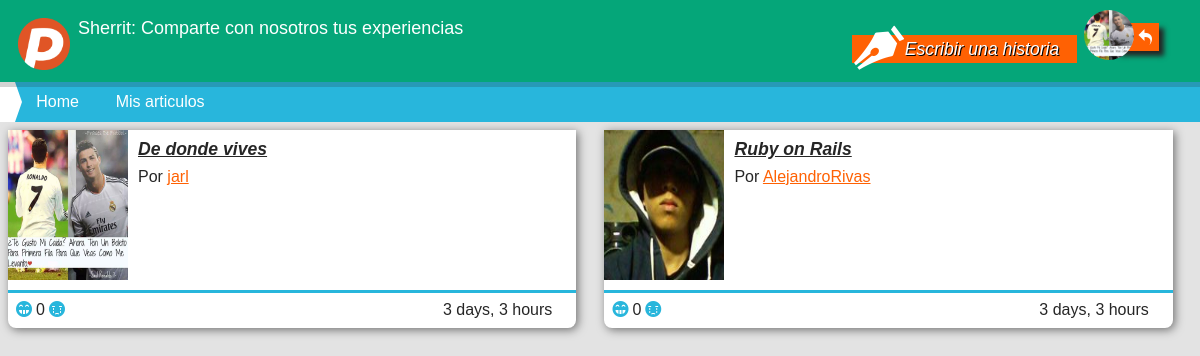
Screenshot of /home/ (signed in) with the database file from the repository.
### apps/usuarios/models.py (models this page shows)
class Perfil(models.Model):
	usuario = models.OneToOneField(User)
	avatar = models.ImageField(upload_to = 'avatar')
	informacion = models.TextField(blank = True)
	class Meta:
		verbose_name = u'Perfile'
	def __unicode__(self):
		return self.usuario.username

### apps/articulos/models.py (models this page shows, shortened)
class Articulo(models.Model):
	creador = models.ForeignKey(Perfil)
	titulo = models.CharField(max_length = 140)
	contenido = models.TextField(default = '')
	fecha = models.DateTimeField(auto_now_add = True)
	votos = models.IntegerField(default = 0)
	slug = models.SlugField(editable = False)

### apps/articulos/views.py (the view)
# urls.py: url(r'^home/$', 'apps.articulos.views.home', name="home"),
def home(request):
	perfil = Perfil.objects.filter(usuario = request.user)
	articulos = Articulo.objects.order_by('-votos').all()
	for p in perfil:
		avatar = p.avatar
	return render(request, "home.html",
                      { 'avatar':avatar, 'articulos':articulos })

### apps/articulos/templates/home.html
{% extends "bases.html" %}
{% block content %}
<section class="articulos">
	{% for articulo in articulos %}
	<article class="articulo">
		<div class="descripcion">
			<div class="imagen">
				<img src="{{MEDIA_URL}}{{ articulo.creador.avatar }}">
			</div>
			<div class="detalle">
				<h2 class="title">
					<a href="{% url 'articulo' articulo.slug %}">
						{{ articulo.titulo }}
					</a>
				</h2>
				<p class="autor">Por <a href="#">{{ articulo.creador }}</a></p>
			</div>
		</div>
		<div class="acciones">
			<div class="votos">
				<a class="plus" href="#"></a>
				<p class="voto">{{ articulo.votos }}</p>
				<a class="minus" href="#"></a>
			</div>
			<p class="fecha">{{ articulo.fecha|timesince }}</p>
		</div>
	</article>
	{% endfor %}
</section>
{% endblock content %}

### apps/articulos/templates/bases.html (shortened to what this page needs)
<!DOCTYPE html>
<html lang="es">
<head>
	{% load static from staticfiles %}
	<link rel="stylesheet" type="text/css" href="{% static 'css/normalize.css' %}">
	<link rel="stylesheet" type="text/css" href="{% static 'css/articulo.css' %}">
</head>
<body>
	{% block header %}
		<header>
			<div class="logo">
				<img src="{% static 'img/logo.png' %}" alt="Sherrit" />
			</div>
			<div class="titulo">
				<h1>Sherrit: Comparte con nosotros tus experiencias</h1>
			</div>
			<div class="usuario">
				<figure class="avatar">
					<a href="{% url 'add' %}">
						<img src="{{MEDIA_URL}}{{ avatar }}">
					</a>
				</figure>
				<a class="flecha" href="{% url 'logOut' %}"></a>
			</div>
			<a class="new_history" href="{% url 'add' %}">Escribir una historia</a>
		</header>
		<nav>
			<ul>
				<li><a href="{% url 'home' %}">Home</a></li>
				<li><a href="#">Mis articulos</a></li>
			</ul>
		</nav>
	{% endblock header %}
	{% block content %}
	{% endblock content %}
</body>
</html>

### apps/articulos/static/css/articulo.css (style rules this page uses)
body { font-size:16px;background:#e3e3e3 }
header { background:#05a679;box-shadow:0 5px 0 rgba(38,38,38,0.2);color:#fff;overflow:hidden;padding:.5em;position:relative;z-index:2; }
header .logo img { width:52px;margin:10px 0 0 10px }
header .new_history { background:#ff6103;color:#fff;position:absolute;top:2em;left:71%;text-decoration:none;text-shadow:1px 1px 0 #000;font-style:italic;padding:.2em 1em;font-size:1.1em;padding-left:3em; }
header .new_history:before { content:"\e908";font-family:'icono';display:inline-block;margin:0 3px 0 0;text-shadow:none;font-size:2.5em;position:absolute;top:-9px;left:1px }
header .titulo { margin:0 80px 0 70px; }
header .titulo h1 { position:absolute;font-size:18px;font-weight:normal;top:1em;left:4;margin:0;padding:0 }
header .usuario { position:absolute;right:50px;top:10px; }
header .usuario .avatar { margin:0 1em 0 0;position:relative;z-index:69; }
header .usuario .avatar img { border-radius:50%;width:50px;height:50px;cursor:pointer }
header .usuario .flecha { box-shadow:5px 5px 5px #262626;background:#ff6103;color:#fff;display:block;padding:5.5px;position:absolute;right:-9px;text-align:right;text-decoration:none;top:12.5px;width:50%;z-index:0; }
header .usuario .flecha:before { content:"\e967";display:block;font-family:"icono";margin:1px 0 0 0 }
nav { background:#28b6dc;border-left:15px solid #fff;position:relative; }
nav:before { border-bottom:20px solid transparent;border-left:7px solid #fff;border-top:20px solid transparent;content:"";left:0;position:absolute;top:0 }
nav ul { height:40px;line-height:40px;margin:0;padding:0;overflow-x:auto;white-space:nowrap; }
nav ul li { display:inline-block;margin-left:10px; }
nav ul li a { color:#fff;display:block;margin:0 .5em;padding:0 .2em;text-decoration:none; }
.articulos { padding:.5em; }
.articulos .articulo { background:#fff;border-radius:0 0 .5em .5em;box-shadow:2px 2px 10px rgba(0,0,0,0.5);color:#262626;margin-bottom:1em;display:inline-block;width:48%;vertival-align:top; }
.articulos .articulo:nth-child(odd) { margin-right:2% }
.articulos .articulo .acciones { border-top:3px solid #28b6dc;padding:.5em;overflow:hidden;display:block; }
.articulos .articulo .acciones .fecha { float:right;margin:0 1em 0 0 }
.articulos .articulo .acciones .votos { float:left; }
.articulos .articulo .acciones .votos .plus { float:left; }
.articulos .articulo .acciones .votos .plus:after { content:"\e9ea";font-family:'icono' }
.articulos .articulo .acciones .votos .minus { float:right;margin:0 180px 0 0; }
.articulos .articulo .acciones .votos .minus:after { content:'\ea02';font-family:'icono' }
.articulos .articulo .acciones .votos .plus,.articulos .articulo .acciones .votos .minus { text-decoration:none;color:#57585b; }
.articulos .articulo .acciones .votos .plus:after,.articulos .articulo .acciones .votos .minus:after { color:#28b6dc }
.articulos .articulo .acciones .votos .voto { display:inline-block;margin:0 4px 0 4px;padding:0 }
.articulos .articulo .descripcion { display:inline-block; }
.articulos .articulo .descripcion .detalle { height:160px;margin-left:130px; }
.articulos .articulo .descripcion .detalle .autor { margin:.5em 0 2em 0; }
.articulos .articulo .descripcion .detalle .autor a { color:#ff6103 }
.articulos .articulo .descripcion .detalle .title { font-size:1.1em;font-style:italic;margin:0;padding:.5em .5em 0 0; }
.articulos .articulo .descripcion .detalle .title a { color:#262626 }
.articulos .articulo .descripcion .imagen { float:left; }
.articulos .articulo .descripcion .imagen img { height:150px;vertival-align:top;width:120px }

### rows the page displays
Perfil: avatar (picture)
Articulo: creador.avatar (picture), titulo "De donde vives", creador "jarl", votos "0", fecha "3 days, 3 hours"
Articulo: creador.avatar (picture), titulo "Ruby on Rails", creador "AlejandroRivas", votos "0", fecha "3 days, 3 hours"
